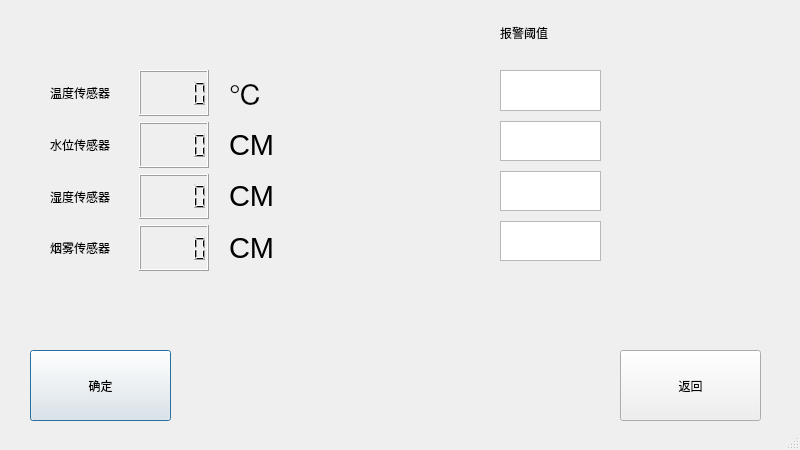
<?xml version="1.0" encoding="UTF-8"?>
<ui version="4.0">
 <class>Dialog</class>
 <widget class="QDialog" name="Dialog">
  <property name="geometry">
   <rect>
    <x>0</x>
    <y>0</y>
    <width>800</width>
    <height>450</height>
   </rect>
  </property>
  <property name="windowTitle">
   <string>Dialog</string>
  </property>
  <property name="sizeGripEnabled">
   <bool>true</bool>
  </property>
  <widget class="QLabel" name="label_9">
   <property name="geometry">
    <rect>
     <x>500</x>
     <y>10</y>
     <width>110</width>
     <height>45</height>
    </rect>
   </property>
   <property name="styleSheet">
    <string notr="true">font: 75 15pt &quot;楷体&quot;;</string>
   </property>
   <property name="text">
    <string>报警阈值</string>
   </property>
  </widget>
  <widget class="QPushButton" name="pushButton_14">
   <property name="geometry">
    <rect>
     <x>30</x>
     <y>350</y>
     <width>141</width>
     <height>71</height>
    </rect>
   </property>
   <property name="styleSheet">
    <string notr="true">font: 75 20pt &quot;楷体&quot;;</string>
   </property>
   <property name="text">
    <string>确定</string>
   </property>
  </widget>
  <widget class="QPushButton" name="pushButton_2">
   <property name="geometry">
    <rect>
     <x>620</x>
     <y>350</y>
     <width>141</width>
     <height>71</height>
    </rect>
   </property>
   <property name="styleSheet">
    <string notr="true">font: 75 20pt &quot;楷体&quot;;</string>
   </property>
   <property name="text">
    <string>返回</string>
   </property>
  </widget>
  <widget class="QWidget" name="">
   <property name="geometry">
    <rect>
     <x>50</x>
     <y>70</y>
     <width>248</width>
     <height>201</height>
    </rect>
   </property>
   <layout class="QGridLayout" name="gridLayout">
    <property name="horizontalSpacing">
     <number>20</number>
    </property>
    <item row="0" column="0">
     <widget class="QLabel" name="label_5">
      <property name="styleSheet">
       <string notr="true">font: 75 15pt &quot;楷体&quot;;</string>
      </property>
      <property name="text">
       <string>温度传感器</string>
      </property>
     </widget>
    </item>
    <item row="0" column="1">
     <widget class="QLCDNumber" name="lcdNumber"/>
    </item>
    <item row="0" column="2">
     <widget class="QLabel" name="label">
      <property name="text">
       <string>&lt;html&gt;&lt;head/&gt;&lt;body&gt;&lt;p&gt;&lt;span style=&quot; font-size:22pt;&quot;&gt;℃&lt;/span&gt;&lt;/p&gt;&lt;/body&gt;&lt;/html&gt;</string>
      </property>
     </widget>
    </item>
    <item row="1" column="0">
     <widget class="QLabel" name="label_6">
      <property name="styleSheet">
       <string notr="true">font: 75 15pt &quot;楷体&quot;;</string>
      </property>
      <property name="text">
       <string>水位传感器</string>
      </property>
     </widget>
    </item>
    <item row="1" column="1">
     <widget class="QLCDNumber" name="lcdNumber_2"/>
    </item>
    <item row="1" column="2">
     <widget class="QLabel" name="label_2">
      <property name="text">
       <string>&lt;html&gt;&lt;head/&gt;&lt;body&gt;&lt;p&gt;&lt;span style=&quot; font-size:22pt;&quot;&gt;CM&lt;/span&gt;&lt;/p&gt;&lt;/body&gt;&lt;/html&gt;</string>
      </property>
     </widget>
    </item>
    <item row="2" column="0">
     <widget class="QLabel" name="label_7">
      <property name="styleSheet">
       <string notr="true">font: 75 15pt &quot;楷体&quot;;</string>
      </property>
      <property name="text">
       <string>湿度传感器</string>
      </property>
     </widget>
    </item>
    <item row="2" column="1">
     <widget class="QLCDNumber" name="lcdNumber_3"/>
    </item>
    <item row="2" column="2">
     <widget class="QLabel" name="label_3">
      <property name="text">
       <string>&lt;html&gt;&lt;head/&gt;&lt;body&gt;&lt;p&gt;&lt;span style=&quot; font-size:22pt;&quot;&gt;CM&lt;/span&gt;&lt;/p&gt;&lt;/body&gt;&lt;/html&gt;</string>
      </property>
     </widget>
    </item>
    <item row="3" column="0">
     <widget class="QLabel" name="label_8">
      <property name="styleSheet">
       <string notr="true">font: 75 15pt &quot;楷体&quot;;</string>
      </property>
      <property name="text">
       <string>烟雾传感器</string>
      </property>
     </widget>
    </item>
    <item row="3" column="1">
     <widget class="QLCDNumber" name="lcdNumber_4"/>
    </item>
    <item row="3" column="2">
     <widget class="QLabel" name="label_4">
      <property name="text">
       <string>&lt;html&gt;&lt;head/&gt;&lt;body&gt;&lt;p&gt;&lt;span style=&quot; font-size:22pt;&quot;&gt;CM&lt;/span&gt;&lt;/p&gt;&lt;/body&gt;&lt;/html&gt;</string>
      </property>
     </widget>
    </item>
   </layout>
  </widget>
  <widget class="QWidget" name="">
   <property name="geometry">
    <rect>
     <x>500</x>
     <y>70</y>
     <width>101</width>
     <height>191</height>
    </rect>
   </property>
   <layout class="QVBoxLayout" name="verticalLayout">
    <property name="spacing">
     <number>10</number>
    </property>
    <item>
     <widget class="QTextEdit" name="textEdit"/>
    </item>
    <item>
     <widget class="QTextEdit" name="textEdit_2"/>
    </item>
    <item>
     <widget class="QTextEdit" name="textEdit_3"/>
    </item>
    <item>
     <widget class="QTextEdit" name="textEdit_4"/>
    </item>
   </layout>
  </widget>
 </widget>
 <resources/>
 <connections/>
</ui>
